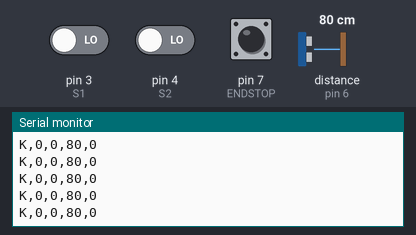
Recording of a sketch running on a simulated Arduino Uno, built with avr-gcc and run on an emulated ATmega328P. Parts: the last lines printed to the serial monitor. Wiring (inferred from the names in the program): ultrasonic range finder: trigger pin 5; echo pin 6. The test bench sets the inputs (shaded band); at power-on: distance to the obstacle (sensor on pin 6) 80 cm, pin 3 (S1) LOW, pin 4 (S2) LOW, pin 7 (ENDSTOP) HIGH. The echo pulse lasts 58.3 µs per cm.

Above: at 1.2 s.
1.3 s: distance to the obstacle (sensor on pin 6) set to 18 cm
At 1.6 s:
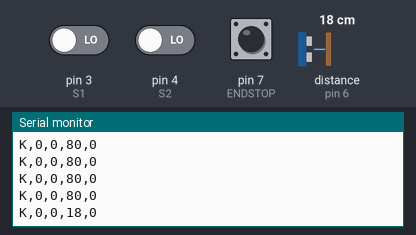
4.3 s: pin 3 (S1) driven HIGH
At 4.63 s:
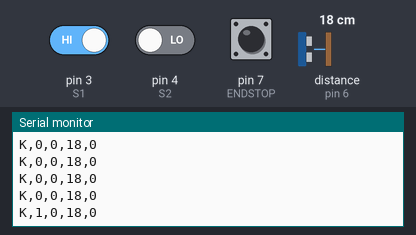
5.8 s: distance to the obstacle (sensor on pin 6) set to 299 cm
At 6.05 s:
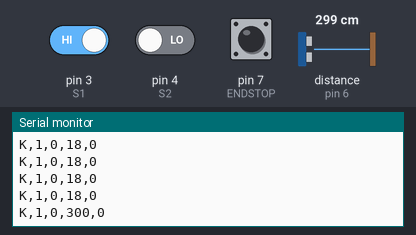
8.8 s: pin 4 (S2) driven HIGH
At 9.1 s:
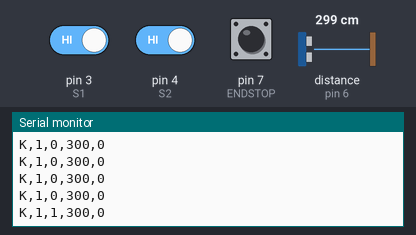
10.3 s: distance to the obstacle (sensor on pin 6) set to 2 cm
At 10.42 s:
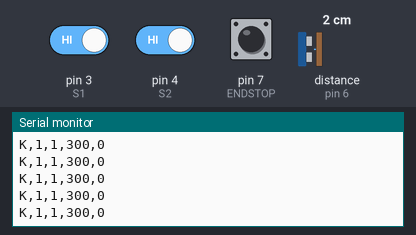
13.3 s: pin 7 (ENDSTOP) pulled LOW for 0.25 s
At 13.64 s:
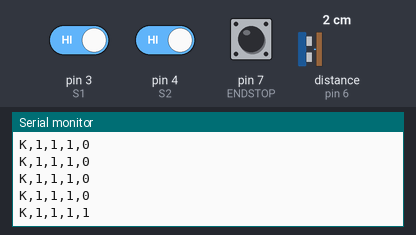
Timing chart, 0 to 16.0 s (numbered marks = the images above; inputs shaded):
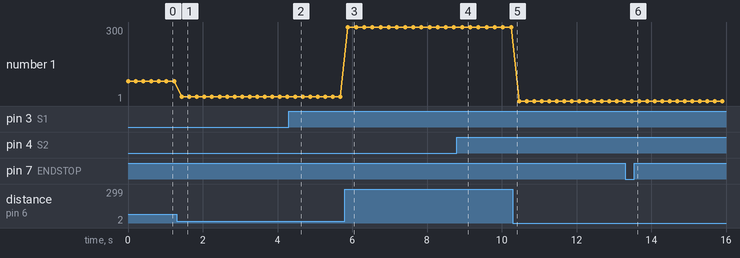

Measured:
- after the input at 1.3 s, the serial monitor: prints a new line after 0.14 s (image 1)
- after the input at 4.3 s, the serial monitor: prints a new line after 0.17 s (image 2)
- after the input at 5.8 s, the serial monitor: prints a new line after 0.08 s (image 3)
- after the input at 8.8 s, the serial monitor: prints a new line after 0.14 s (image 4)
- after the input at 13.3 s, the serial monitor: prints a new line after 0.18 s (image 6)
- plotted number 1: 80 → 18 after the input at 1.3 s, 18 → 300 after the input at 5.8 s

The sketch:

Ardu8_30_UART_Sender.ino
```cpp
/*
  Робототехнический контроллер «Кибернетический»: передача данных датчиков в ESP32

  Arduino-часть читает модули Kirus и 5 раз в секунду отправляет строку
  K,S1,S2,расстояние,концевик  (например «K,0,1,25,0») на скорости 115200.
  DIP2 = ON соединяет Arduino TX с ESP32 RX. Прошивать при DIP2 = OFF, затем включить DIP2.
  Подключение модулей — как в примере Ardu8_24_AllSensors.
  Строку видно и в мониторе порта Arduino.

  Плата в Arduino IDE: Arduino Uno. Кабель USB-C — в ВЕРХНИЙ разъём (Arduino).
  DIP-переключатель: DIP1 и DIP4 = OFF.
*/


// ---------- Модуль «Ультразвуковой дальномер» ----------
const int TRIG = 5;   // X2 модуля → D5 (XP19)
const int ECHO = 6;   // X4 модуля → D6 (XP20)

// Измерить расстояние в сантиметрах. 0 — эхо не вернулось.
int readDistance() {
  digitalWrite(TRIG, LOW);
  delayMicroseconds(2);
  digitalWrite(TRIG, HIGH);              // импульс 10 мкс запускает измерение
  delayMicroseconds(10);
  digitalWrite(TRIG, LOW);
  long us = pulseIn(ECHO, HIGH, 30000);  // длительность эха, ждём не дольше 30 мс
  return us / 58;                        // см = мкс / 58
}

const int S1 = 3, S2 = 4, ENDSTOP = 7;

void setup() {
  pinMode(TRIG, OUTPUT);
  pinMode(ECHO, INPUT);
  pinMode(S1, INPUT);
  pinMode(S2, INPUT);
  pinMode(ENDSTOP, INPUT);
  Serial.begin(115200);
}

void loop() {
  Serial.print("K,");                         // буква K — признак нашей строки
  Serial.print(digitalRead(S1));
  Serial.print(",");
  Serial.print(digitalRead(S2));
  Serial.print(",");
  Serial.print(readDistance());
  Serial.print(",");
  Serial.println(digitalRead(ENDSTOP) == LOW ? 1 : 0);   // конец строки — перевод строки
  delay(200);
}
```
